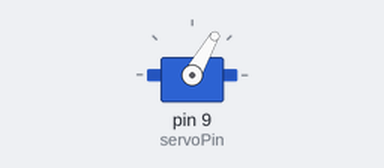
A sketch run on a simulated Arduino Uno, built with avr-gcc and run on an emulated ATmega328P. Parts: servo.

Above: at 2.1 s.
Timing chart, 0 to 3.6 s (numbered marks = the images above):
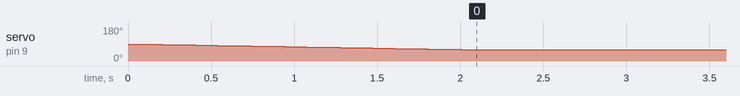

Measured:
- by itself, servo on pin 9 (servoPin): moves from 90° to 60° over 1.9 s

The sketch:

gripper_control.ino
```cpp
#include <Servo.h>

// Create a Servo object
Servo gripperServo;

// Specify the pin where your servo is connected
const int servoPin = 9;

// Function to set the servo angle with time control
void setServoAngleWithTime(int angle, int duration) {
  int initialAngle = gripperServo.read();
  unsigned long startTime = millis();

  while (true) {
    unsigned long elapsedTime = millis() - startTime;
    float progress = min(1.0, float(elapsedTime) / duration);

    int currentAngle = initialAngle + int(float(angle - initialAngle) * progress);
    gripperServo.write(currentAngle);

    if (progress >= 1.0) {
      break;
    }

    delay(10);  // Adjust the delay time based on your needs
  }
}

void setup() {
  // Attach the servo to the specified pin
  gripperServo.attach(servoPin);
}

void loop() {
  // Your calculation logic to determine the desired servo angle
  // For example, you might have a variable like calculatedAngle
  int calculatedAngle = 60;

  // Set the servo angle over a specified duration (in milliseconds)
  setServoAngleWithTime(calculatedAngle, 2000);  // 2000 milliseconds = 2 seconds

  // You can perform additional actions or wait as needed
  delay(2000);  // 2000 milliseconds = 2 seconds
}
```
